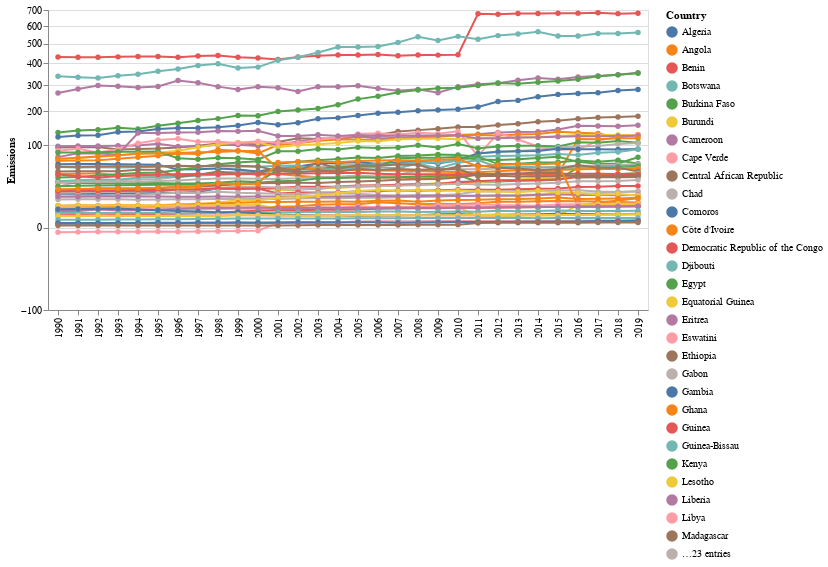

Notebook code cell kept with this figure:
### Code cell
# we do the same process for africa
africa_df = df_filtered.loc[df_filtered['Continent'] == 'Africa', :].drop(columns = ['Continent'])

fig_4 = alt.Chart(africa_df.melt(id_vars='Country', var_name='Year', value_name='Value')).encode(
    x = alt.X('Year', title = None),
    y = alt.Y('Value', scale = alt.Scale(type = 'sqrt'), title = 'Emissions'),
    color = alt.Color('Country')
).mark_line(point = True)

# display
fig_4

### Figure 1 — Vega-Lite specification as saved in the notebook (floating-point values rounded to 4 significant figures; data arrays with more than 128 entries replaced by an {"elided": "..."} marker saying what was removed)
{"config": {"view": {"continuousWidth": 400, "continuousHeight": 300}}, "data": {"name": "data-bdfb49b02e415ba18d1ec7d0ab6f0a8d"}, "mark": {"type": "line", "point": true}, "encoding": {"color": {"field": "Country", "type": "nominal"}, "x": {"field": "Year", "title": null, "type": "nominal"}, "y": {"field": "Value", "scale": {"type": "sqrt"}, "title": "Emissions", "type": "quantitative"}}, "$schema": "https://vega.github.io/schema/vega-lite/v4.17.0.json", "datasets": {"data-bdfb49b02e415ba18d1ec7d0ab6f0a8d": {"elided": "1560 records"}}}
